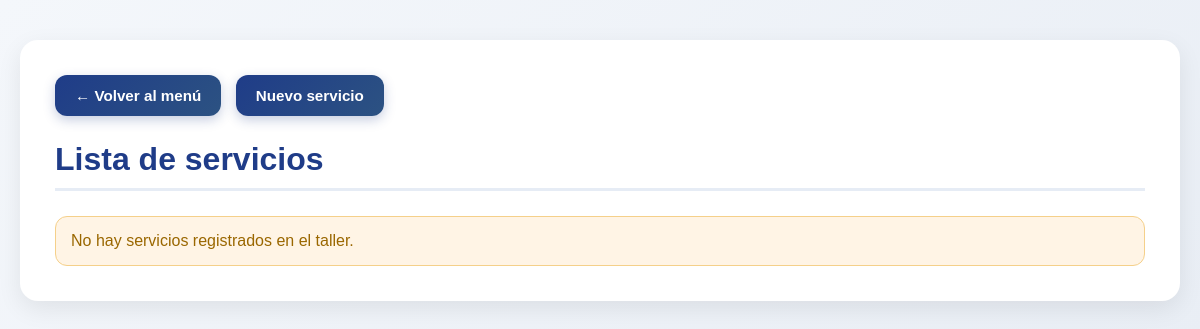
The page /gestion/servicios/ on the database as committed earlier.
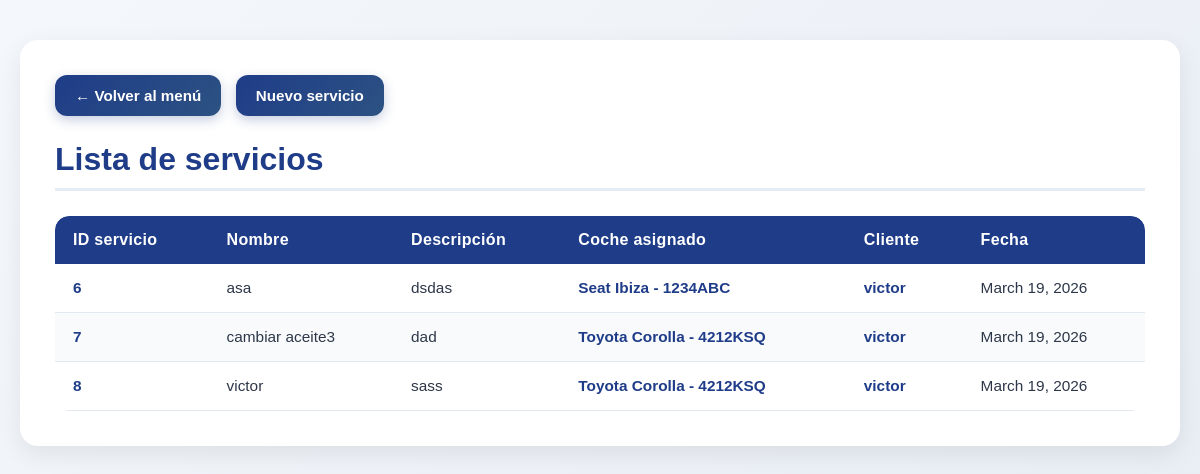
The same page on the database as committed later.
### app_gestionar_taller/models.py (models this page shows, shortened)
class CocheServicio(models.Model):
    coche = models.ForeignKey(Coche, on_delete=models.CASCADE)
    servicio = models.ForeignKey(Servicio, on_delete=models.CASCADE)
    fecha = models.DateField(auto_now_add=True)

class Servicio(models.Model):
    nombre = models.CharField(max_length=100)
    descripcion = models.TextField()
    coches = models.ManyToManyField(Coche, through='CocheServicio')

class Coche(models.Model):
    cliente = models.ForeignKey(Cliente, on_delete=models.CASCADE)
    marca = models.CharField(max_length=50)
    modelo = models.CharField(max_length=50)
    matricula = models.CharField(max_length=10, unique=True)

class Cliente(models.Model):
    nombre = models.CharField(max_length=100)
    telefono = models.CharField(max_length=15)
    email = models.EmailField()

### app_gestionar_taller/views.py (the view)
# urls.py: path('servicios/', lista_servicios, name='lista_servicios'),
def lista_servicios(request):
    relaciones = CocheServicio.objects.select_related(
        'servicio',
        'coche',
        'coche__cliente'
    ).all()
    return render(request, 'lista_servicios.html', {'relaciones': relaciones})

### app_gestionar_taller/templates/lista_servicios.html (shortened to what this page needs)
<!DOCTYPE html>
<html lang="es">
<head>
</head>
<body>
    <div class="container">
        <a href="{% url 'menu_principal' %}" class="back-button">← Volver al menú</a>
        <a href="{% url 'nuevo_servicio' %}" class="new-button">Nuevo servicio</a>
        <h1>Lista de servicios</h1>
        {% if relaciones %}
            <div class="table-wrapper">
                <table>
                    <thead>
                        <tr>
                            <th>ID servicio</th>
                            <th>Nombre</th>
                            <th>Descripción</th>
                            <th>Coche asignado</th>
                            <th>Cliente</th>
                            <th>Fecha</th>
                        </tr>
                    </thead>
                    <tbody>
                        {% for relacion in relaciones %}
                        <tr>
                            <td>
                                <a href="{% url 'detalle_servicio' relacion.servicio.id %}">
                                    {{ relacion.servicio.id }}
                                </a>
                            </td>
                            <td>{{ relacion.servicio.nombre }}</td>
                            <td>{{ relacion.servicio.descripcion }}</td>
                            <td>
                                <a href="{% url 'detalle_coche' relacion.coche.id %}">
                                    {{ relacion.coche.marca }} {{ relacion.coche.modelo }} - {{ relacion.coche.matricula }}
                                </a>
                            </td>
                            <td>
                                <a href="{% url 'detalle_cliente' relacion.coche.cliente.id %}">
                                    {{ relacion.coche.cliente.nombre }}
                                </a>
                            </td>
                            <td>{{ relacion.fecha }}</td>
                        </tr>
                        {% endfor %}
                    </tbody>
                </table>
            </div>
        {% else %}
            <p class="empty-message">No hay servicios registrados en el taller.</p>
        {% endif %}
    </div>
</body>
</html>

Rows that differ between the two databases and show on the page:
added CocheServicio: servicio.id "6", servicio.nombre "asa", servicio.descripcion "dsdas", coche.marca "Seat", coche.modelo "Ibiza", coche.matricula "1234ABC", coche.cliente.nombre "victor", fecha "March 19, 2026"
added CocheServicio: servicio.id "7", servicio.nombre "cambiar aceite3", servicio.descripcion "dad", coche.marca "Toyota", coche.modelo "Corolla", coche.matricula "4212KSQ", coche.cliente.nombre "victor", fecha "March 19, 2026"
added CocheServicio: servicio.id "8", servicio.nombre "victor", servicio.descripcion "sass", coche.marca "Toyota", coche.modelo "Corolla", coche.matricula "4212KSQ", coche.cliente.nombre "victor", fecha "March 19, 2026"
Other text that changed with them:
text no longer shown: "No hay servicios registrados en el taller."
text now shown: "ID servicio Nombre Descripción Coche asignado Cliente Fecha"
